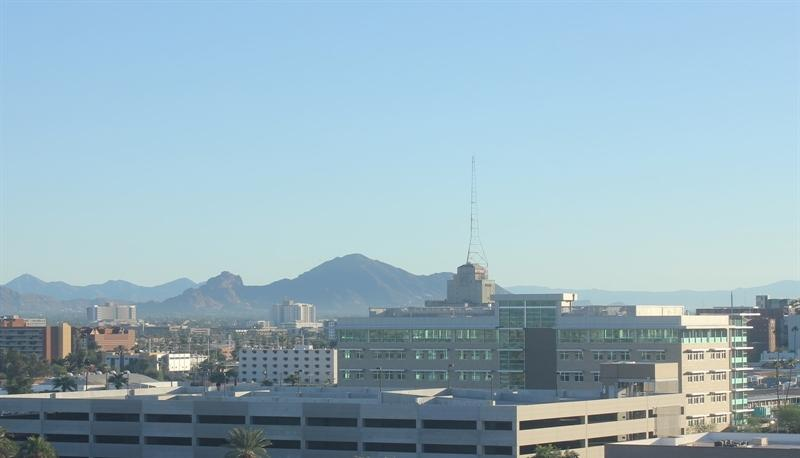
#> input picture dataset_images/20151101_145049.jpg, 800 x 458 px, given in place of the camera
$ jupyter execute real_time_color_detection_webcam.ipynb
#> lines starting #> are read from the running program, lines starting #| are printed output that depends on the picture; after the words box and inside, x2 and y2 are one past the last pixel; in counts of white or black regions, pixels touching at a corner belong together
[cell 1]
import cv2

# Initialize the video capture object
cap = cv2.VideoCapture(0)  # Use 0 for webcam, or replace with a video file path

if not cap.isOpened():
    print("Error: Could not open video source.")
    exit()

while True:
    # Capture frame-by-frame
    ret, frame = cap.read()
#> frame is the input picture: shape (458, 800, 3); mean B, G, R 191, 178, 150.7

    if not ret:
        print("Error: Could not read frame.")
        break

    # Convert the frame to grayscale
    gray = cv2.cvtColor(frame, cv2.COLOR_BGR2GRAY)
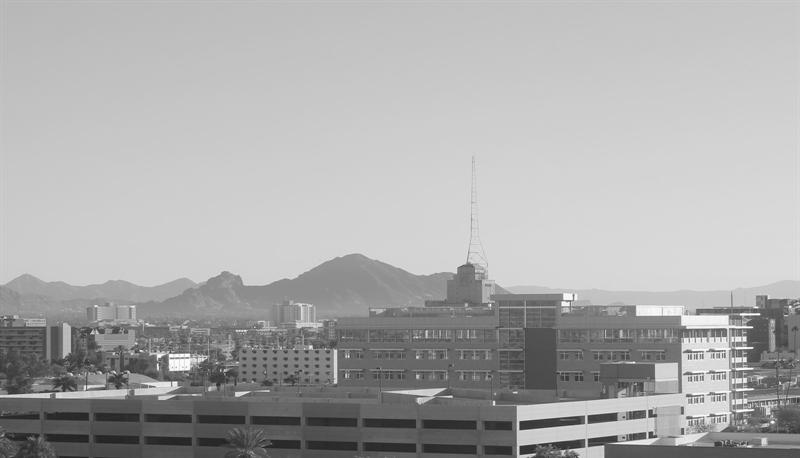
#> gray: shape (458, 800); min 29, max 254, mean 171.3

    # Apply Gaussian blur to the grayscale image
    blurred = cv2.GaussianBlur(gray, (5, 5), 0)

    # Apply Canny edge detection
    edges = cv2.Canny(blurred, 50, 150)
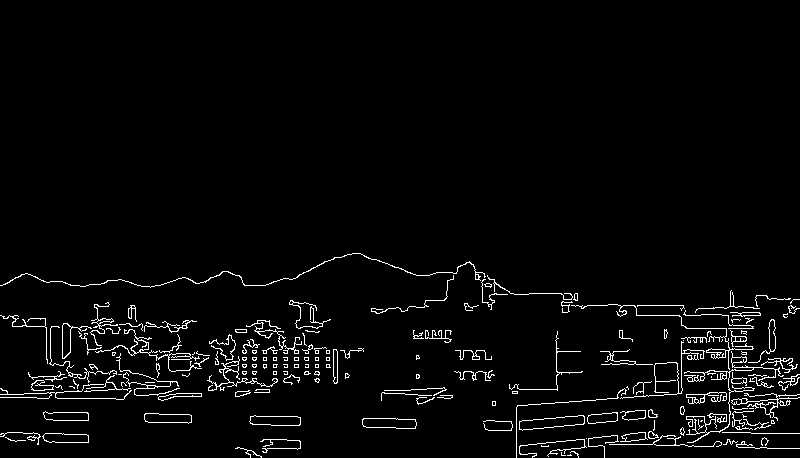
#> edges: shape (458, 800); 3.2% white in thin lines or dots, all inside (x1, y1, x2, y2) = (0, 253, 800, 458)

    # Find contours in the edge-detected image
    contours, _ = cv2.findContours(edges, cv2.RETR_TREE, cv2.CHAIN_APPROX_SIMPLE)
#> contours = 282 contours, 205 with area under 20; largest, box (x1, y1, x2, y2) and area: (519, 415, 585, 431) 576, (519, 415, 585, 431) 572, (362, 418, 417, 429) 476, (362, 418, 417, 429) 474, (249, 415, 301, 426) 428

    # Draw the contours on the original frame
    cv2.drawContours(frame, contours, -10, (0, 255, 0), 2)  # Green contours with thickness 2
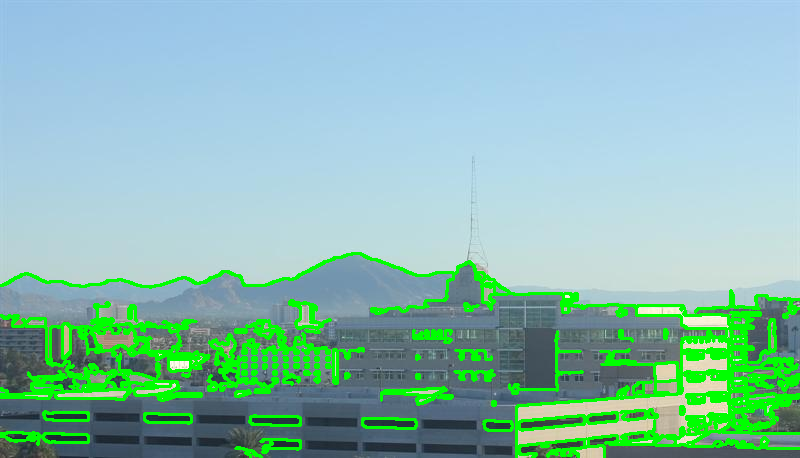
#> frame: shape (458, 800, 3); 9.44% of pixels changed, all inside (x1, y1, x2, y2) = (0, 252, 800, 458)

    # Display the frame with contours
    cv2.imshow('Contours', frame)

    # Press 'q' to quit the video stream
    if cv2.waitKey(1) & 0xFF == ord('q'):
#> (key q is pressed here)
        break

# Release the video capture object and close all windows
cap.release()
cv2.destroyAllWindows()

$ run again, on dataset_images/20151101_145511.jpg
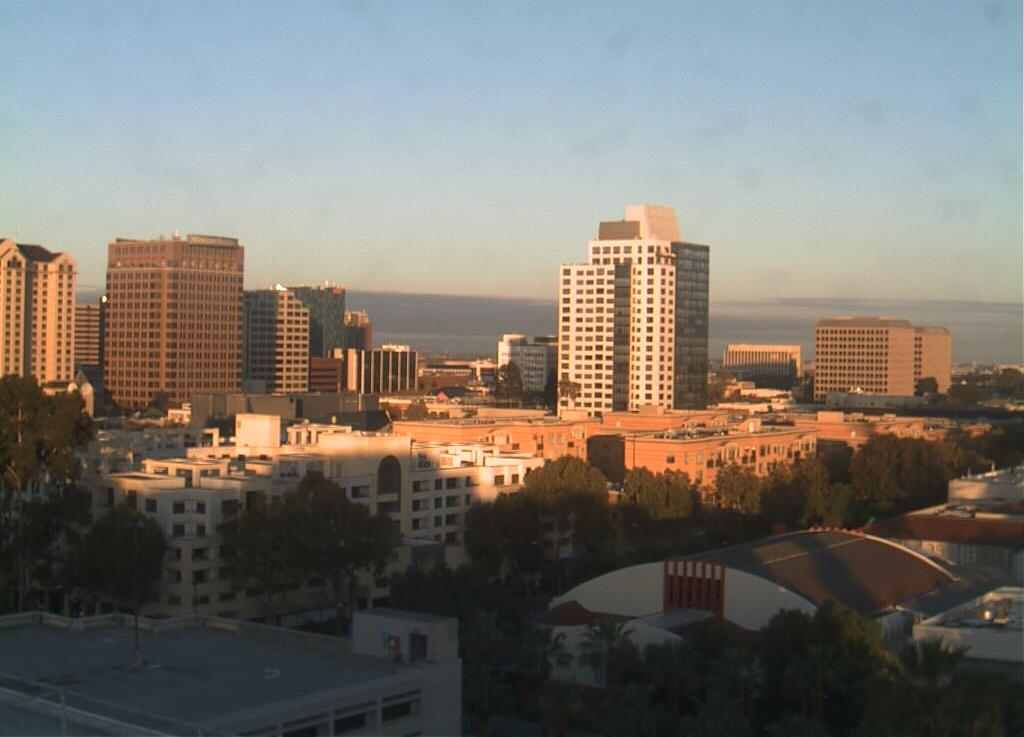
#> input picture dataset_images/20151101_145511.jpg, 1024 x 737 px, given in place of the camera
#> frame is the input picture: shape (737, 1024, 3); mean B, G, R 109.5, 116.4, 120.9
#> `edges = cv2.Canny(blurred, 50, 150)`:
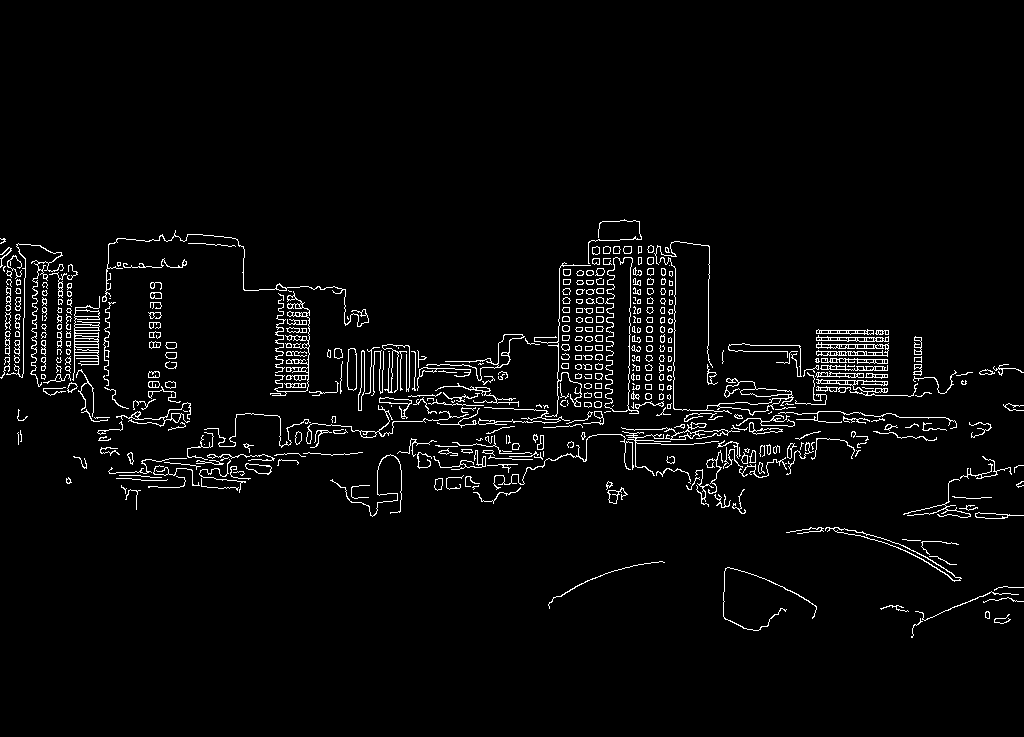
#> edges: shape (737, 1024); 3.3% white in thin lines or dots, all inside (x1, y1, x2, y2) = (0, 219, 1024, 638)
#> contours = 850 contours, 479 with area under 20; largest, box (x1, y1, x2, y2) and area: (604, 257, 639, 414) 3022, (604, 257, 633, 412) 2961, (72, 296, 100, 381) 766, (659, 257, 794, 416) 739, (825, 527, 962, 582) 545
#> `cv2.drawContours(frame, contours, -10, (0, 255, 0), 2)`:
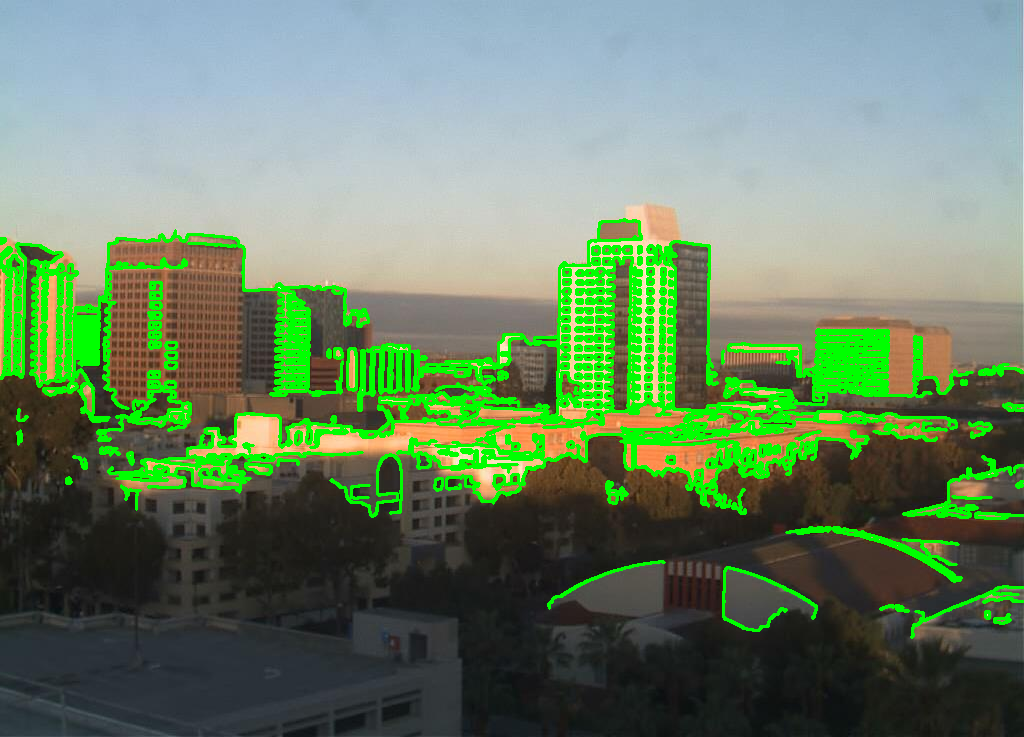
#> frame: shape (737, 1024, 3); 9.79% of pixels changed, all inside (x1, y1, x2, y2) = (0, 218, 1024, 639)
